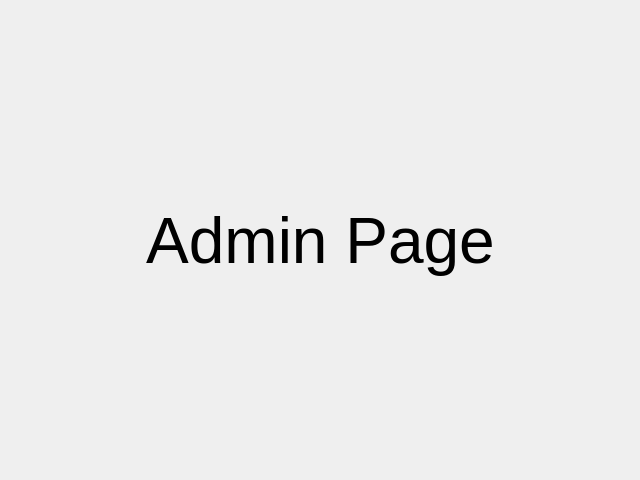
<?xml version="1.0" encoding="UTF-8"?>
<ui version="4.0">
 <class>AdminPage</class>
 <widget class="QDialog" name="AdminPage">
  <property name="geometry">
   <rect>
    <x>0</x>
    <y>0</y>
    <width>640</width>
    <height>480</height>
   </rect>
  </property>
  <property name="windowTitle">
   <string>Dialog</string>
  </property>
  <widget class="QLabel" name="label">
   <property name="geometry">
    <rect>
     <x>10</x>
     <y>170</y>
     <width>621</width>
     <height>141</height>
    </rect>
   </property>
   <property name="font">
    <font>
     <pointsize>48</pointsize>
    </font>
   </property>
   <property name="text">
    <string>Admin Page</string>
   </property>
   <property name="alignment">
    <set>Qt::AlignCenter</set>
   </property>
  </widget>
 </widget>
 <resources/>
 <connections/>
</ui>
